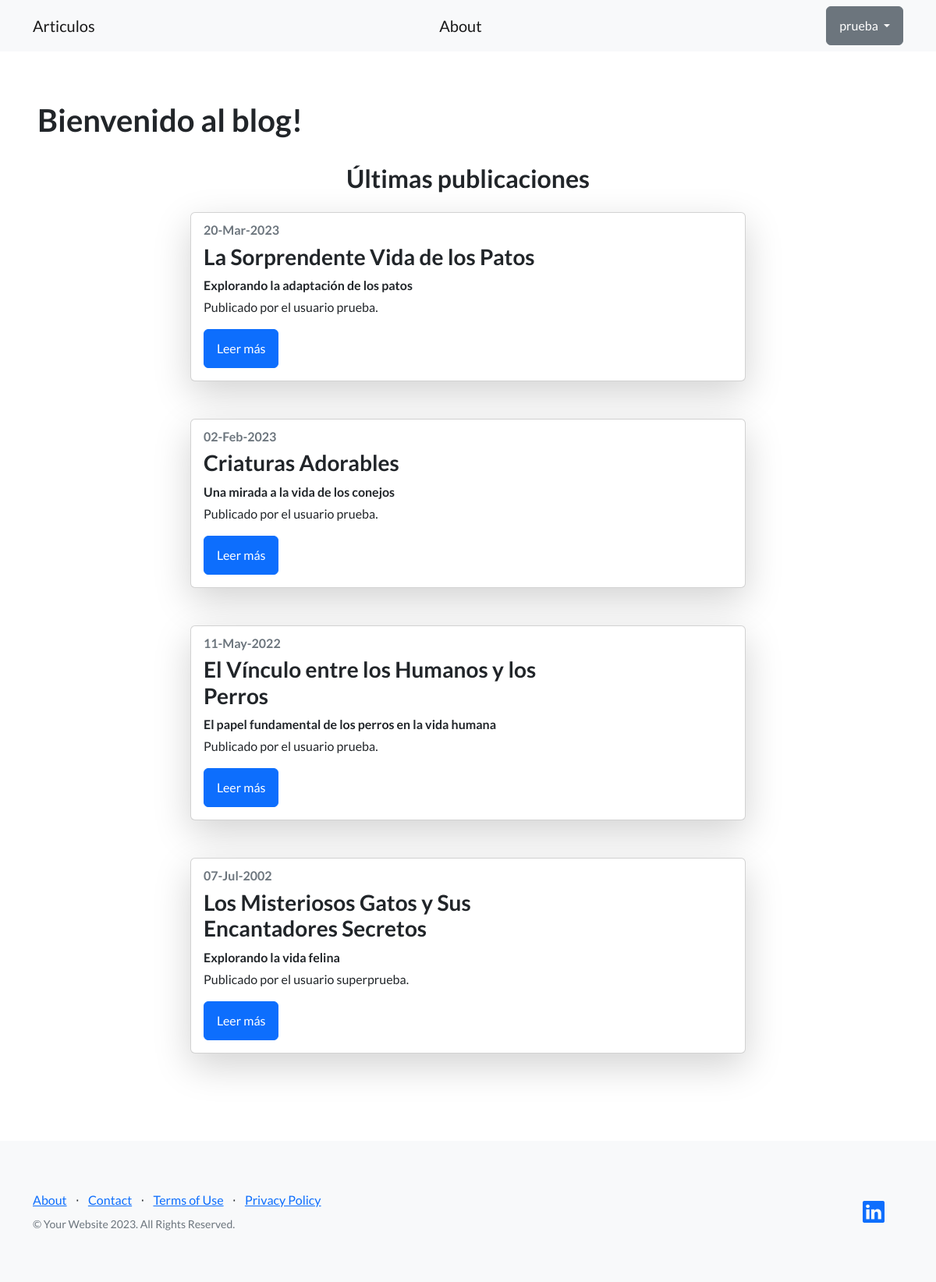
The page / (signed in) on the database its author committed.
### blog_mascotas/models.py (models this page shows, shortened)
class Articulo(models.Model):
    autor = models.ForeignKey(User, on_delete=models.SET_NULL, null=True)
    titulo = models.CharField(max_length=256)
    subtitulo = models.CharField(max_length=256)
    cuerpo = models.CharField(max_length=5656) #RichTextField
    fecha = models.DateField()

### blog_mascotas/views.py (the view)
# urls.py: path("", ArticuloListView.as_view(), name="pages"), #CAMBIAR PARA QUE LLEVE A LISTA_ARTICULOS
class ArticuloListView(ListView): #Vista
   model = Articulo
   template_name = 'control_estudios/lista_articulos.html'

### blog_mascotas/templates/control_estudios/lista_articulos.html (shortened to what this page needs)
{% extends "base.html" %}
{% block contenido %}
<h1>Bienvenido al blog!</h1>
<section class="section-padding">
    <div class="container">
        <div class="row">
            <div class="col-12 text-center">
                <h2 class="mb-4">Últimas publicaciones</h2>
            </div>
            <div class="col-lg-8 col-md-10 col-12 mx-auto">
                {% for articulo in object_list %}
                    <div class="card mb-5 shadow-lg">
                        <div class="row g-0">
                            <div class="col-md-8">
                                <div class="card-body d-flex flex-column justify-content-between h-100">
                                    <div>
                                        <h6 class="card-subtitle mb-2 text-muted">{{ articulo.fecha|date:'d-M-Y' }}</h6>
                                        <h3 class="card-title mb-2">{{ articulo.titulo }}</h3>
                                        <p class="mb-1"><strong>{{ articulo.subtitulo }}</strong></p>
                                        <p class="mb-0">Publicado por el usuario {{ articulo.autor }}.</p>
                                    </div>
                                    <div class="mt-3">
                                        <a href="{% url 'detalle_articulo' articulo.id %}" class="btn btn-primary">Leer más</a>
                                    </div>
                                </div>
                            </div>
                        </div>
                    </div>
                {% endfor %}
            </div>
        </div>
    </div>
</section>
{% endblock contenido %}

### plantillas/base.html (shortened to what this page needs)
<!DOCTYPE html>
<html lang="en">
    <head>
        {% load static %}
        <link href="https://cdn.jsdelivr.net/npm/bootstrap-icons@1.5.0/font/bootstrap-icons.css" rel="stylesheet" type="text/css" />
        <link href="{% static 'css/styles.css' %}" rel="stylesheet" />
    </head>
    <body>
        <nav class="navbar navbar-light bg-light static-top">
            <div class="container">
                <a class="navbar-brand" href="{% url 'pages' %}">Articulos</a>
                <a class="navbar-brand" href="{% url 'about' %}">About</a>
                {% if user.is_authenticated %}
                <div class="dropdown">
                    <button class="btn btn-secondary dropdown-toggle" type="button" id="dropdownMenuButton1" data-bs-toggle="dropdown" aria-expanded="false">
                        <div style="display: inline-flex;">
                            <span>{{ user.username }}</span>
                        </div>
                    </button>
                </div>
                {% else %}
                <a class="btn btn-primary" href="{% url 'login' %}">Inicio sesión</a>
                <a class="btn btn-primary" href="{% url 'registro' %}">Registro</a>
                {% endif %}
            </div>
        </nav>
        <section style="padding:4rem 3rem;">
            {% block contenido %}
            {% endblock contenido %}
        </section>
        <footer class="footer bg-light">
            <div class="container">
                <div class="row">
                    <div class="col-lg-6 h-100 text-center text-lg-start my-auto">
                        <ul class="list-inline mb-2">
                            <li class="list-inline-item"><a href="{% url 'about' %}">About</a></li>
                            <li class="list-inline-item">⋅</li>
                            <li class="list-inline-item"><a href="#!">Contact</a></li>
                            <li class="list-inline-item">⋅</li>
                            <li class="list-inline-item"><a href="#!">Terms of Use</a></li>
                            <li class="list-inline-item">⋅</li>
                            <li class="list-inline-item"><a href="#!">Privacy Policy</a></li>
                        </ul>
                        <p class="text-muted small mb-4 mb-lg-0">&copy; Your Website 2023. All Rights Reserved.</p>
                    </div>
                    <div class="col-lg-6 h-100 text-center text-lg-end my-auto">
                        <ul class="list-inline mb-0">
                            <li class="list-inline-item me-4">
                                <a href=https://www.linkedin.com/in/santiago-frydman-602a54199><i class="bi-linkedin fs-3"></i></a>
                            </li>
                        </ul>
                    </div>
                </div>
            </div>
        </footer>
    </body>
</html>

### rows shown on the page
Articulo: fecha "20-Mar-2023", titulo "La Sorprendente Vida de los Patos", subtitulo "Explorando la adaptación de los patos", autor "prueba"
Articulo: fecha "02-Feb-2023", titulo "Criaturas Adorables", subtitulo "Una mirada a la vida de los conejos", autor "prueba"
Articulo: fecha "11-May-2022", titulo "El Vínculo entre los Humanos y los Perros", subtitulo "El papel fundamental de los perros en la vida humana", autor "prueba"
Articulo: fecha "07-Jul-2002", titulo "Los Misteriosos Gatos y Sus Encantadores Secretos", subtitulo "Explorando la vida felina", autor "superprueba"

### other values the page prints
{{ user.username }} "prueba"
